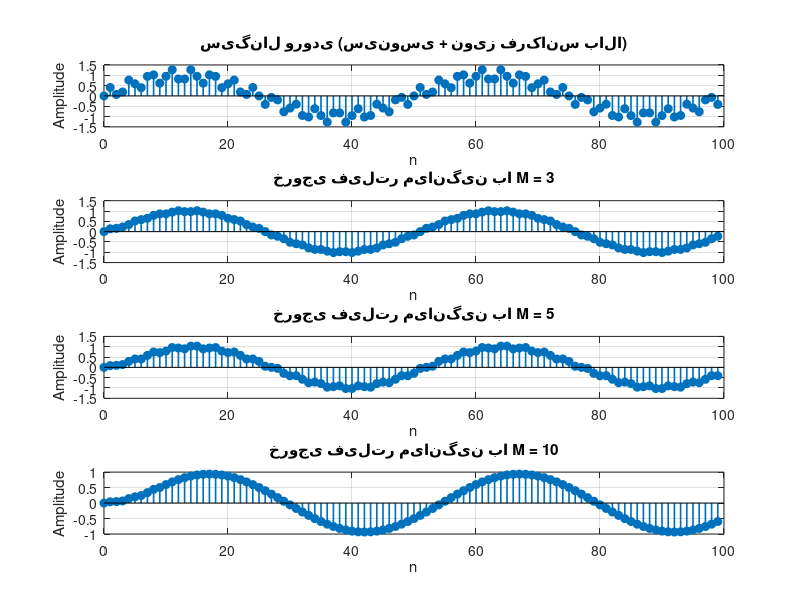
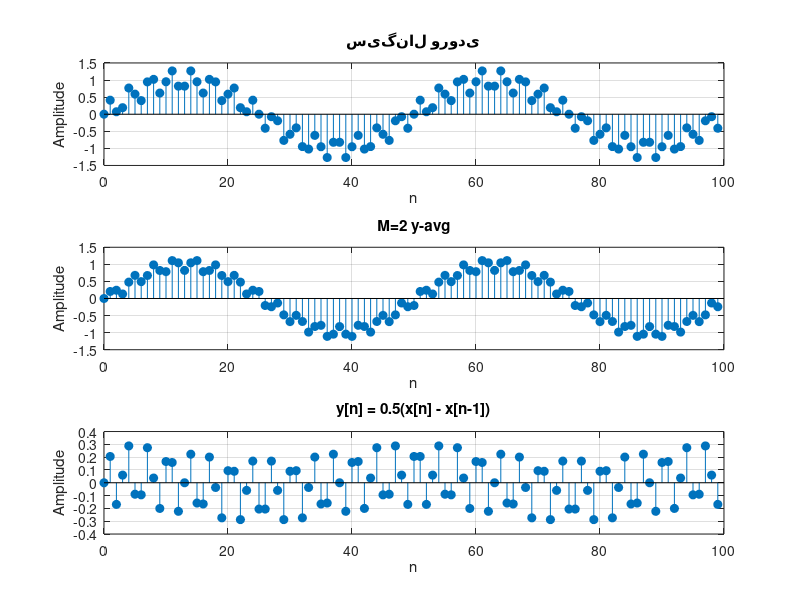
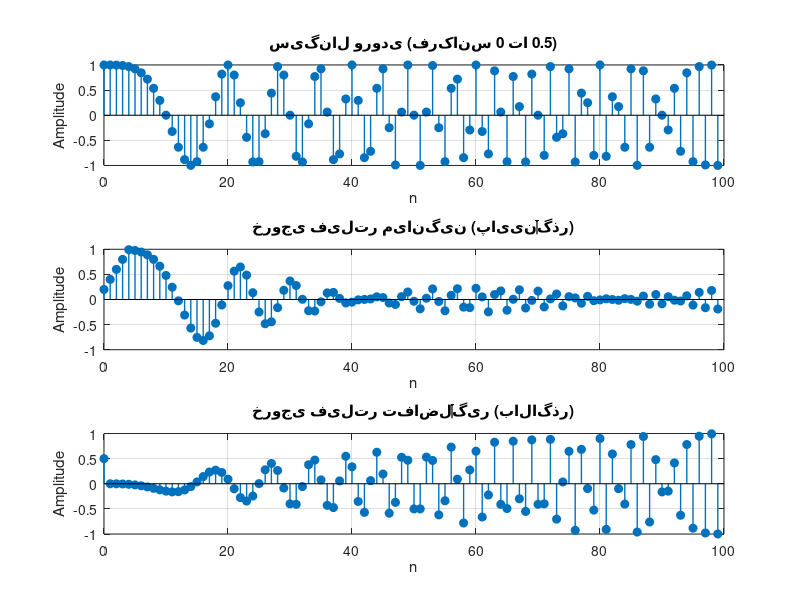
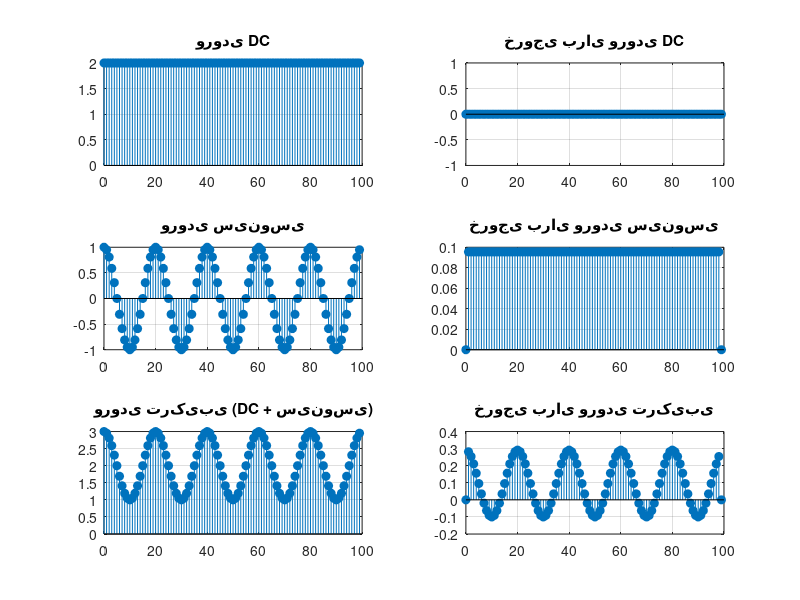

MATLAB code to generate these figures, in order:
%% 1
clc; clear; close all;

N = 100;
n = 0:N-1;
f_signal = 0.02;
f_noise = 0.3;

x = sin(2*pi*f_signal*n) + 0.3*sin(2*pi*f_noise*n);


M_values = [3, 5, 10];

figure;
subplot(length(M_values)+1, 1, 1);
stem(n, x, 'filled', 'LineWidth', 1.2);
title('سیگنال ورودی (سینوسی + نویز فرکانس بالا)');
xlabel('n'); ylabel('Amplitude');
grid on;

for idx = 1:length(M_values)
    M = M_values(idx);
    b = ones(1, M) / M;
    a = 1;
    y = filter(b, a, x);
    
    subplot(length(M_values)+1, 1, idx+1);
    stem(n, y, 'filled', 'LineWidth', 1.2);
    title(['خروجی فیلتر میانگین با M = ', num2str(M)]);
    xlabel('n'); ylabel('Amplitude');
    grid on;
end


%% 2
clc; clear; close all;

N = 100;
n = 0:N-1;
f_signal = 0.02;
f_noise = 0.3;

x = sin(2*pi*f_signal*n) + 0.3*sin(2*pi*f_noise*n);

% y[n] = 0.5*(x[n] - x[n-1])
b_diff = [0.5, -0.5];
a_diff = 1;
y_diff = filter(b_diff, a_diff, x);

figure;
subplot(3,1,1);
stem(n, x, 'filled');
title('سیگنال ورودی');
xlabel('n'); ylabel('Amplitude');
grid on;

subplot(3,1,2);
b_avg = [0.5, 0.5];
y_avg = filter(b_avg, 1, x);
stem(n, y_avg, 'filled');
title('M=2 y-avg');
xlabel('n'); ylabel('Amplitude');
grid on;

subplot(3,1,3);
stem(n, y_diff, 'filled');
title('y[n] = 0.5(x[n] - x[n-1])');
xlabel('n'); ylabel('Amplitude');
grid on;

%% 2 b 
clc; clear; close all;

N = 100;
n = 0:N-1;

a = 0.0025;
b = 0;
arg = 2*pi * (a * n.^2 + b * n);
x_chirp = cos(arg);

M = 5;
b_avg = ones(1, M)/M;
y_avg_chirp = filter(b_avg, 1, x_chirp);

b_diff = [0.5, -0.5];
y_diff_chirp = filter(b_diff, 1, x_chirp);

figure;
subplot(3,1,1);
stem(n, x_chirp, 'filled', 'LineWidth', 1);
title('سیگنال ورودی (فرکانس 0 تا 0.5)');
xlabel('n'); ylabel('Amplitude');
grid on;

subplot(3,1,2);
stem(n, y_avg_chirp, 'filled', 'LineWidth', 1);
title('خروجی فیلتر میانگین (پایینگذر)');
xlabel('n'); ylabel('Amplitude');
grid on;

subplot(3,1,3);
stem(n, y_diff_chirp, 'filled', 'LineWidth', 1);
title('خروجی فیلتر تفاضلگیر (بالاگذر)');
xlabel('n'); ylabel('Amplitude');
grid on;


%% 3
clc; clear; close all;

N = 100;
n = 0:N-1;

x_dc = 2 * ones(1, N);
y_dc = zeros(1, N);
for i = 2:N-1
    y_dc(i) = x_dc(i)^2 - x_dc(i-1)*x_dc(i+1);
end

figure;
subplot(3,2,1);
stem(n, x_dc, 'filled');
title('ورودی DC');
grid on;
subplot(3,2,2);
stem(n, y_dc, 'filled');
title('خروجی برای ورودی DC');
grid on;

f = 0.05;
x_sin = cos(2*pi*f*n);
y_sin = zeros(1, N);
for i = 2:N-1
    y_sin(i) = x_sin(i)^2 - x_sin(i-1)*x_sin(i+1);
end

subplot(3,2,3);
stem(n, x_sin, 'filled');
title('ورودی سینوسی');
grid on;
subplot(3,2,4);
stem(n, y_sin, 'filled');
title('خروجی برای ورودی سینوسی');
grid on;

x_comb = x_dc + x_sin;
y_comb = zeros(1, N);
for i = 2:N-1
    y_comb(i) = x_comb(i)^2 - x_comb(i-1)*x_comb(i+1);
end

subplot(3,2,5);
stem(n, x_comb, 'filled');
title('ورودی ترکیبی (DC + سینوسی)');
grid on;
subplot(3,2,6);
stem(n, y_comb, 'filled');
title('خروجی برای ورودی ترکیبی');
grid on;

% y_comb = y_dc + y_sin ?
y_sum = y_dc + y_sin;
difference = y_comb - y_sum;

figure;
subplot(2,1,1);
stem(n, y_sum, 'filled');
title('y_{DC} + y_{sin}');
xlabel('n'); ylabel('y_sum');

subplot(2,1,2);
stem(n, difference, 'filled');
title('Difference');
xlabel('n'); ylabel('Difference');
grid on;

%% 4
clc; clear; close all;

N = 100;
n = 0:N-1;

b = [2.24, 2.49, 2.24];
a = [1, -0.4, -0.75];

x1 = cos(2*pi*0.05*n);
x2 = cos(2*pi*0.15*n);

y1 = filter(b, a, x1);
y2 = filter(b, a, x2);

alpha = 2;
beta = 3;
x_combined = alpha*x1 + beta*x2;
y_combined = filter(b, a, x_combined);

y_sum = alpha*y1 + beta*y2;

difference = y_combined - y_sum;

figure;
subplot(2,1,1);
plot(n, y_combined, 'b', n, y_sum, 'r--', 'LineWidth', 1.5);
legend('y(αx_1+βx_2)', 'αy(x_1)+βy(x_2)');
title('مقایسه خروجیها');
grid on;

subplot(2,1,2);
plot(n, difference, 'LineWidth', 1.5);
title('تفاوت دو خروجی');
xlabel('n');
grid on;

%% 5
clc; clear; close all;

N = 50;
n = 0:N-1;

x1 = ones(1, N);
x2 = cos(2*pi*0.1*n);
alpha = 1;
beta = 1;

y1 = zeros(1, N);
y2 = zeros(1, N);
for i = 2:N
    y1(i) = x1(i) * x1(i-1);
    y2(i) = x2(i) * x2(i-1);
end

% ترکیب خطی
x_comb = alpha*x1 + beta*x2;
y_comb = zeros(1, N);
for i = 2:N
    y_comb(i) = x_comb(i) * x_comb(i-1);
end

y_sum = alpha*y1 + beta*y2;

% مقایسه
difference = y_comb - y_sum;

figure;
subplot(2,1,1);
plot(n, y_sum, 'r', 'LineWidth', 1.5);
title('y_{sum} (red) , y_{comb} (blue)');
xlabel('n'); ylabel('y');
hold on;
plot(n, y_comb, 'b', 'LineWidth', 1.5);
xlabel('n'); ylabel('y');

grid on;
subplot(2,1,2);
plot(n, difference, 'LineWidth', 1.5);
title('Difference');
xlabel('n'); ylabel('Difference');
grid on;

%% 6
clc; clear; close all;

N = 100;
n = 0:N-1;

b = [2.24, 2.49, 2.24];
a = [1, -0.4, -0.75];

x1 = cos(2*pi*0.05*n);
x2 = cos(2*pi*0.15*n);

Zi = randn(2, 1);

y1_ic = filter(b, a, x1, Zi);
y2_ic = filter(b, a, x2, Zi);

x_comb = x1 + x2;
y_comb_ic = filter(b, a, x_comb, Zi);

y_sum_ic = y1_ic + y2_ic;

difference = y_comb_ic - y_sum_ic;

figure;
plot(n, difference, 'LineWidth', 1.5);
title('تفاوت با شرایط اولیه غیرصفر');
grid on;

%% 7
clc; clear; close all;

N = 100;
n = 0:N-1;

b = [2.24, 2.49, 2.24];
a = [1, -0.4, -0.75];

x = cos(2*pi*0.05*n);

D = 10;
x_delayed = [zeros(1, D), x(1:end-D)];

y_original = filter(b, a, x);
y_delayed_input = filter(b, a, x_delayed);

y_original_delayed = [zeros(1, D), y_original(1:end-D)];

difference = y_delayed_input - y_original_delayed;

figure;
subplot(3,1,1);
stem(n, y_delayed_input, 'b', 'filled');
title('خروجی برای ورودی تاخیر یافته y1');
grid on;

subplot(3,1,2);
stem(n, y_original_delayed, 'r', 'filled');
title('خروجی اصلی تاخیر یافته y2');
grid on;

subplot(3,1,3);
stem(n, difference, 'filled');
title(['تفاوت (D = ', num2str(D), ')']);
grid on;

%% 8
clc; clear; close all;

N = 100;
n = 0:N-1;
D = 10;

b = [2.24, 2.49, 2.24];
a = [1, -0.4, -0.75];

x = cos(2*pi*0.05*n);
x_delayed = [zeros(1, D), x(1:end-D)];

Zi = [0.5; -0.3];  % شرایط اولیه غیرصفر

y_original_ic = filter(b, a, x, Zi);
y_delayed_input_ic = filter(b, a, x_delayed, Zi);
y_original_delayed_ic = [zeros(1, D), y_original_ic(1:end-D)];

difference_ic = y_delayed_input_ic - y_original_delayed_ic;

figure;
plot(n, difference_ic, 'LineWidth', 1.5);
title('تفاوت با شرایط اولیه غیرصفر');
grid on;


%% 9
clc; clear; close all;

N = 50;
n = 0:N-1;
D = 10;

x = cos(2*pi*0.1*n);
x_delayed = [zeros(1, D), x(1:end-D)];

% خروجی برای ورودی اصلی
y_original = zeros(1, N);
for i = 2:N
    y_original(i) = n(i)*x(i) + x(i-1);
end

% خروجی برای ورودی تاخیر یافته
y_delayed = zeros(1, N);
for i = 2:N
    y_delayed(i) = n(i)*x_delayed(i) + x_delayed(i-1);
end

% تاخیر خروجی اصلی
y_original_shifted = [zeros(1, D), y_original(1:end-D)];

difference = y_delayed - y_original_shifted;

figure;
subplot(3,1,1);
plot(n, difference, 'LineWidth', 1.5);
title('y original shifted');
grid on;
subplot(3,1,2);
plot(n, y_delayed, 'LineWidth', 1.5);
title('y delayed');
grid on;
subplot(3,1,3);
plot(n, difference, 'LineWidth', 1.5);
title('Difference y[n] = n x[n] + x[n-1]');
grid on;

%% 10 
clc; clear; close all;

% ضرایب سیستم
b = [0.9, -0.45, 0.35, 0.2];
a = [1, 0.71, -0.46, -0.62];

% impz
N_imp = 50;
[h_imp, t_imp] = impz(b, a, N_imp);

% filter
N_filt = 40;
delta = [1, zeros(1, N_filt-1)];  % ورودی ضربه
h_filt = filter(b, a, delta);

% رسم
figure;
subplot(2,1,1);
stem(0:N_imp-1, h_imp, 'filled', 'LineWidth', 1.2);
title('پاسخ ضربه با impz و ۵۰ نمونه');
xlabel('n'); ylabel('h[n]');
grid on;

subplot(2,1,2);
stem(0:N_filt-1, h_filt(1:N_filt), 'filled', 'LineWidth', 1.2);
title('پاسخ ضربه با filter و ۴۰ نمونه');
xlabel('n'); ylabel('h[n]');
grid on;

%% 11
clc; clear; close all;

b = [0.9, -0.45, 0.35, 0.2];
a = [1, 0.71, -0.46, -0.62];

N = 40;

% cumsum
h = impz(b, a, N);
s1 = cumsum(h);

% filter
u = ones(1, N);
s2 = filter(b, a, u);

% رسم
figure;
subplot(2,1,1);
stem(0:N-1, s1, 'filled', 'LineWidth', 1.2);
title('Method 1 - impz');
xlabel('n'); ylabel('s[n]');
grid on;

subplot(2,1,2);
stem(0:N-1, s2, 'filled', 'LineWidth', 1.2);
title('Method 2 - filter');
xlabel('n'); ylabel('s[n]');
grid on;
%% 12
clc; clear; close all;

b = [0.06, -0.19, 0.27, -0.26, 0.12];
a = [1, 1.6, 2.28, -1.35, 0.68];

% sys 1
b1 = [0.3, -0.2, 0.4];
a1 = [1, 0.9, 0.8];

% sys 2
b2 = [0.2, -0.5, 0.3];
a2 = [1, 0.7, 0.85];

b_series = conv(b1, b2);
a_series = conv(a1, a2);

disp('ضرایب سیستم اصلی:');
disp('b = '); disp(b);
disp('a = '); disp(a);

disp('ضرایب سری دو سیستم:');
disp('b_{series} = '); disp(b_series);
disp('a_{series} = '); disp(a_series);
%% 13
clc; clear; close all;

b_main = [0.06, -0.19, 0.27, -0.26, 0.12];
a_main = [1, 1.6, 2.28, -1.35, 0.68];

b1 = [0.3, -0.2, 0.4];
a1 = [1, 0.9, 0.8];

b2 = [0.2, -0.5, 0.3];
a2 = [1, 0.7, 0.85];

b_series = conv(b1, b2);
a_series = conv(a1, a2);

N = 100;
n = 0:N-1;
f = 0.05;
x = cos(2*pi*f*n);

% ========== حالت اول: شرایط اولیه صفر ==========
y_main_zic = filter(b_main, a_main, x);
y_series_zic = filter(b_series, a_series, x);
diff_zic = y_main_zic - y_series_zic;

Z = [0.5; -0.3; 0.8; -0.2];

% اجرای سیستم اصلی با شرایط اولیه غیرصفر
[y_main_ic, ~] = filter(b_main, a_main, x, Z);
[y_series_ic, ~] = filter(b_series, a_series, x, Z);
diff_ic = y_main_ic - y_series_ic;

figure;
subplot(2,2,1);
stem(n, y_main_zic, 'b', 'filled', 'LineWidth', 1);
title('سیستم اصلی - شرایط اولیه صفر');
xlabel('n'); ylabel('y[n]'); grid on;

subplot(2,2,2);
stem(n, y_series_zic, 'r', 'filled', 'LineWidth', 1);
title('سیستم سری - شرایط اولیه صفر');
xlabel('n'); ylabel('y[n]'); grid on;

% حالت دوم: شرایط غیرصفر
subplot(2,2,3);
stem(n, y_main_ic, 'b', 'filled', 'LineWidth', 1);
title('سیستم اصلی - غیر صفر');
xlabel('n'); ylabel('y[n]'); grid on;

subplot(2,2,4);
stem(n, y_series_ic, 'r', 'filled', 'LineWidth', 1);
title('سیستم سری - غیرصفر');
xlabel('n'); ylabel('y[n]'); grid on;

% ========== نمایش مقایسه در یک پنجره ==========
figure;

subplot(2,2,1);
plot(n, y_main_zic, 'b', n, y_series_zic, 'r--', 'LineWidth', 1.5);
legend('اصلی', 'سری');
title('مقایسه - شرایط اولیه صفر');
grid on;

subplot(2,2,2);
plot(n, y_main_ic, 'b', n, y_series_ic, 'r--', 'LineWidth', 1.5);
legend('اصلی', 'سری');
title('مقایسه - غیرصفر');
grid on;

subplot(2,2,3);
plot(n, diff_zic, 'LineWidth', 1.5);
title('تفاوت صفر');
xlabel('n'); grid on;

subplot(2,2,4);
plot(n, diff_ic, 'LineWidth', 1.5);
title('تفاوت غیرصفر');
xlabel('n'); grid on;

%% 14
clc; clear; close all;

b = [0.9, -0.45, 0.35, 0.2];
a = [1, 0.71, -0.46, -0.62];

N = 50;
n = 0:N-1;

% ۱) ورودی ضربه
x_imp = [1, zeros(1, N-1)];

% ۲) ورودی پله
x_step = ones(1, N);

% ۳) ورودی سینوسی
x_sin = cos(2*pi*0.05*n);

% پاسخ ضربه سیستم
h = impz(b, a, N)';

% filter
y_imp_filt = filter(b, a, x_imp);
y_step_filt = filter(b, a, x_step);
y_sin_filt = filter(b, a, x_sin);

% conv
y_imp_conv = conv(x_imp, h);
y_step_conv = conv(x_step, h);
y_sin_conv = conv(x_sin, h);

figure;
subplot(3,2,1);
stem(0:N-1, y_imp_filt, 'b', 'filled'); hold on;
stem(0:length(y_imp_conv)-1, y_imp_conv, 'r--');
title('ورودی ضربه'); legend('filter', 'conv');
grid on;

subplot(3,2,2);
plot(0:N-1, y_imp_filt - y_imp_conv(1:N), 'LineWidth', 1.5);
title('تفاوت (ضربه)'); grid on;

subplot(3,2,3);
stem(0:N-1, y_step_filt, 'b', 'filled'); hold on;
stem(0:length(y_step_conv)-1, y_step_conv, 'r--');
title('ورودی پله'); legend('filter', 'conv');
grid on;

subplot(3,2,4);
plot(0:N-1, y_step_filt - y_step_conv(1:N), 'LineWidth', 1.5);
title('تفاوت (پله)'); grid on;

subplot(3,2,5);
stem(0:N-1, y_sin_filt, 'b', 'filled'); hold on;
stem(0:length(y_sin_conv)-1, y_sin_conv, 'r--');
title('ورودی سینوسی'); legend('filter', 'conv');
grid on;

subplot(3,2,6);
plot(0:N-1, y_sin_filt - y_sin_conv(1:N), 'LineWidth', 1.5);
title('تفاوت (سینوسی)'); grid on;

%% 15
clc; clear; close all;

b1 = [1, -0.8];
a1 = [1, 1.5, 0.9];

N = 100;
h1 = impz(b1, a1, N);

sum_abs_h1 = sum(abs(h1));

figure;
subplot(2,1,1);
zplane(b1, a1);
title('قطبها و صفرهای سیستم ۱');

subplot(2,1,2);
stem(0:N-1, h1, 'filled', 'LineWidth', 1.2);
title('پاسخ ضربه سیستم ۱');
xlabel('n'); ylabel('h[n]');
grid on;

disp(['Q15 - Sum of h[n]: ', num2str(sum_abs_h1)]);

%% 16
b2 = [1, -4, 3];
a2 = [1, -1.76, 1];

h2 = impz(b2, a2, N);
sum_abs_h2 = sum(abs(h2));

figure;
subplot(2,1,1);
zplane(b2, a2);
title('قطبها و صفرهای سیستم ۲');

subplot(2,1,2);
stem(0:N-1, h2, 'filled', 'LineWidth', 1.2);
title('پاسخ ضربه سیستم ۲');
xlabel('n'); ylabel('h[n]');
grid on;

disp(['Q16 - Sum of h[n]: ', num2str(sum_abs_h2)]);
